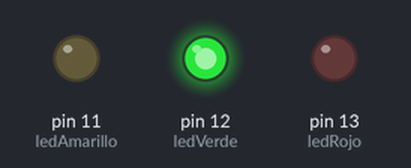
A sketch run on a simulated Arduino Uno, built with avr-gcc and run on an emulated ATmega328P. Parts: output pins drawn as LEDs (lit = HIGH).

Above: at 2.0 s.
At 5.5 s:
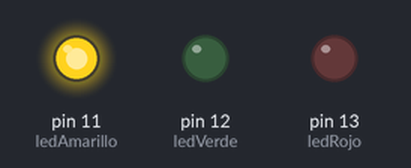
At 9.2 s:
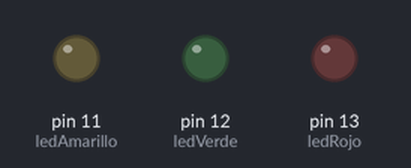
At 12.5 s:
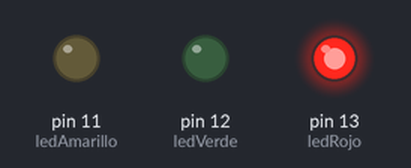
Timing chart, 0 to 20.2 s (numbered marks = the images above):
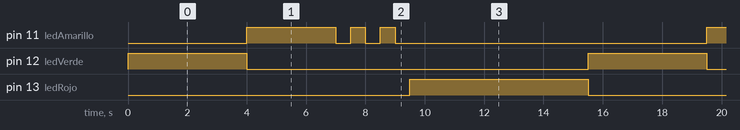

Measured:
- by itself, pin 11 (ledAmarillo): repeats every 15.5 s: 2 × (LOW 0.50 s, HIGH 0.50 s), LOW 10.5 s, HIGH 3.0 s
- by itself, pin 12 (ledVerde): alternates HIGH for 4.0 s and LOW for 11.5 s
- by itself, pin 13 (ledRojo): alternates HIGH for 6.0 s and LOW for 9.5 s

The sketch:

semaforo.ino
```cpp
int ledRojo = 13;
int ledVerde = 12;
int ledAmarillo = 11;

void setup() {
pinMode(ledVerde, OUTPUT);
pinMode(ledAmarillo, OUTPUT);
pinMode(ledRojo, OUTPUT);
}

void loop() {
  digitalWrite(ledVerde, HIGH);
  delay (4000);
  digitalWrite(ledVerde, LOW);
  digitalWrite(ledAmarillo, HIGH);
  delay(3000);
  digitalWrite(ledAmarillo, LOW);
  delay(500);
  digitalWrite(ledAmarillo, HIGH);
  delay(500);
  digitalWrite(ledAmarillo, LOW);
  delay(500);
    digitalWrite(ledAmarillo, HIGH);
  delay(500);
  digitalWrite(ledAmarillo, LOW);
  delay(500);
  digitalWrite(ledRojo, HIGH);
  delay(6000);
  digitalWrite(ledRojo, LOW);

}
```
